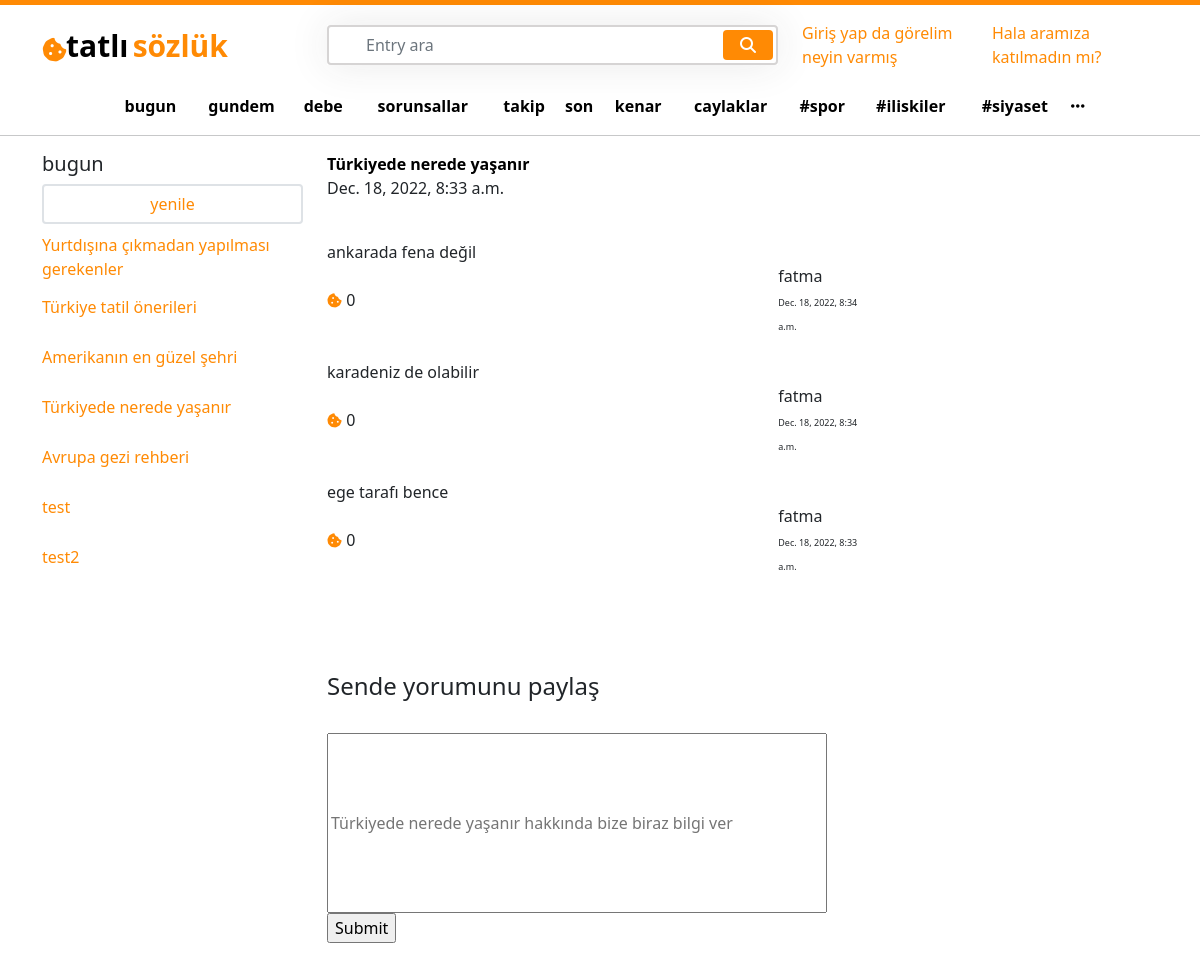
/Türkiyede nerede yaşanır/, run on the app's committed database.
### entry/models.py (models this page shows, shortened)
class Entry(models.Model):
    user = models.ForeignKey(User, on_delete=models.CASCADE)
    entry_slug =  models.CharField(max_length=85, blank=True, null=True)
    entry_name =  models.CharField(max_length=85, blank=True, null=True)
    created_at = models.DateTimeField(auto_now_add=True)
    updated_at = models.DateTimeField(auto_now=True)

class EntryComments(models.Model):
    writer = models.ForeignKey(User, on_delete=models.CASCADE)
    comment_body =  models.CharField(max_length=85, blank=True, null=True)
    commented_entry = models.ForeignKey(Entry, on_delete=models.CASCADE)
    likes_to_the_comment = models.PositiveIntegerField(default=0)
    created_at = models.DateTimeField(auto_now_add=True)

### user/models.py (models this page shows, shortened)
class User(AbstractBaseUser):
    email = models.EmailField(max_length=100, unique=True)
    username = models.CharField(max_length=50, unique=True)
    date_joined = models.DateTimeField(auto_now_add=True)
    last_login = models.DateTimeField(auto_now_add=True)
    created_date = models.DateTimeField(auto_now_add=True)
    modified_date = models.DateTimeField(auto_now=True)
    is_admin = models.BooleanField(default=True)
    is_staff = models.BooleanField(default=True)
    is_active = models.BooleanField(default=True)
    is_superadmin = models.BooleanField(default=True)
    USERNAME_FIELD = 'email'
    REQUIRED_FIELDS = ['username']
    objects = UserManager()

### entry/views.py (the view)
# urls.py: path('<str:pk>/', views.entry_detail, name='entry_detail'),
def entry_detail(request, pk):
    all_entries = Entry.objects.all()
    entry_detail = get_object_or_404(Entry, entry_name=pk)
    bring_entry_info = Entry.objects.filter(entry_name=pk)
    entry_comment = EntryComments.objects.filter(commented_entry__entry_name=pk).order_by('-created_at')
    if request.method == "POST":
        comment_body = request.POST['comment_body']
        new_comment = EntryComments.objects.create(commented_entry=entry_detail, comment_body=comment_body)
        new_comment.save()
    context = {
        'entry_detail' : entry_detail,
        "all_entries" :  all_entries,
        'bring_entry_info' : bring_entry_info,
        'entry_comment' :entry_comment,
    }
    return render(request, "entry_detail.html",context)

### templates/entry_detail.html (shortened to what this page needs)
{% extends 'base.html' %}
{% load static %}
{% block content %}
<div class="col-lg-6 ">
    <div class="row">
        {% for i in bring_entry_info %}
            <div class="col-lg-12">
                <a href="{% url 'entry_detail' i.id %}" >
                    <b style="color:black ;">  {{i.entry_name}}</b>
                </a>
            </div>
            <div class="col-lg-12">
                {{i.created_at}}
            </div>
            <div class="col-lg-12 mt-3">
                {% for a in entry_comment %}
                <div class="col-lg-12 mt-4">
                    {{a.comment_body}}
                </div>
                   <div class="row justify-content-between">
                        <div class="col-lg-3 my-auto">
                            <i class="fa-solid fa-cookie-bite" id="logo" style="font-size:15px ;"></i>
                            {{a.likes_to_the_comment}}
                        </div>
                        <div class="col-lg-5">
                            <div class="row justify-content-end">
                                <div class="col-lg-6">
                                    <div class="col-lg-12">
                                        {{a.commented_entry.user.username}}
                                    </div>
                                    <div class="col-lg-12">
                                       <small style="font-size: 9px;">{{a.created_at}}</small>
                                    </div>
                                </div>
                            </div>
                        </div>
                    </div>
                {% endfor %}
            </div>
        <div class="col-lg-12">
            <form action="" method="POST">
                <div class="col-lg-12">
                    <b>{{searched_entry}}</b><br><br><br><br>
                    <h4>Sende yorumunu paylaş </h4>
                     <br>
<input placeholder="{{i.entry_name}} hakkında bize biraz bilgi ver" name="comment_body" style="height:180px; width: 500px;"></input>{{form.comment_body}}
                    <br>
                    <input type="submit" value="Submit">
                </div>
            </form>
        </div>
        {% endfor %}
    </div>
</div>
{% endblock %}

### templates/base.html (shortened to what this page needs)
{% load static %}
<!DOCTYPE html>
<html lang="en">
<head>
    <link href="https://cdn.jsdelivr.net/npm/bootstrap@5.1.3/dist/css/bootstrap.min.css" rel="stylesheet">
    <link rel="stylesheet" href="https://cdnjs.cloudflare.com/ajax/libs/font-awesome/6.2.1/css/all.min.css" />
    <link rel="stylesheet" href="{% static 'css/home.css' %}">
</head>
<body>
    <div class="topline"></div>
    <div class="container mt-3">
        <div class="row d-flex align-items-center">
            <div class="col-lg-3">
                <div class="row">
                    <div class="col-lg-1" style="margin-top: 14px;">
                        <i class="fa-solid fa-cookie-bite" id="logo" style="font-size:25px ;"></i>
                    </div>
                    <div class="col-lg-10">
                        <a href="{% url 'home' %}">
                            <span class="logo_left p-0 m-0" style="color: black;">tatlı</span>
                            <span class="logo_right p-0 m-0">sözlük</span>
                        </a>
                    </div>
                </div>
            </div>
            <div class="col-5">
                <div class="search">
                    <form action="{% url 'entrypage' %}" method="POST">
                        <input type="text" class="form-control" name="searched_entry" placeholder="Entry ara">
                        <button type="submit" name="search_entry_button" value="Submit" class="btn btn-primary"><i class="fa fa-search"></i></button>
                    </form>
                </div>
            </div>
            <div class="col-lg-4">
                <div class="row justify-content-end">
                    {% if request.user.is_authenticated %}
                    <div class="col-lg-3 my-auto">
                        <a href="{% url 'user_page' %}" style="text-decoration: none;">
                            <i class="fa-regular fa-user" style=" color:  rgb(255, 138, 4);;"></i>
                            <span>{{request.user.username}}</span>
                        </a>
                    </div>
                    <div class="col-lg-3">
                        <button type="button" class="btn btn-primary topbtn">
                            <i class="fa-regular fa-message"></i>
                            <span>mesaj</span>
                        </button>
                    </div>
                    <div class="col-lg-3">
                        <button type="button" class="btn btn-primary topbtn">
                            <i class="fa-solid fa-arrow-trend-up"></i>
                            <span>olay</span>
                        </button>
                    </div>
                    <div class="col-lg-2 my-auto dots_for_box" >
                        <span style="cursor: pointer;">
                            <i class="fa-solid fa-ellipsis" style=" color:  rgb(255, 138, 4);;"></i>
                        </span>
                    </div>
                    <div class="base_box_top p-0" id="base_box_top">
                        <div class="row">
                            <a href="" style="color: black;" class="base_box_top_div">
                                <div class="col-lg-12 p-2">
                                    <span>kanallar</span>
                                </div>
                            </a>
                           <a href="" style="color: black;" class="base_box_top_div">
                                <div class="col-lg-12 p-2 ">
                                    <span>çöp</span>
                                </div>
                            </a>
                            <a href="" style="color: black;" class="base_box_top_div">
                                <div class="col-lg-12 p-2">
                                    <span>ayarlar</span>
                                </div>
                            </a>
                            <a href="" style="color: black;" class="base_box_top_div">
                                <div class="col-lg-12 p-2">
                                    <span>gece modu</spa>
                                </div>
                            </a>
                            <a href="" style="color: black;" class="base_box_top_div">
                                <div class="col-lg-12 p-2">
                                    <span>takip/engellenmiş</span>
                                </div>
                            </a>
                            <a href="{% url 'logout' %}" style="color: black;" class="base_box_top_div">
                                <div class="col-lg-12 p-2 ">
                                    <span>çıkış yap</span>
                                </div>
                            </a>
                        </div>
                    </div>
                    <div class="col-lg-12">
                        {% else %}
                        <a href="{% url 'login' %}" style="width: 50%;">Giriş yap da görelim neyin varmış</a>
                        <a href="{% url 'register' %}" style="width: 50%;">Hala aramıza katılmadın mı?</a>
                        {% endif %}
                    </div>
                </div>
            </div>
        </div>
        <div class="row justify-content-center mt-4">
            <table style="width:80%">
                <tr>
                  <td><a href="" class="td ">bugun</a></td>
                  <td><a href="" class="td">gundem</a></td>
                  <td><a href="" class="td">debe</a></td>
                  <td><a href="" class="td">sorunsallar</a></td>
                  <td><a href="" class="td">takip</a></td>
                  <td><a href="" class="td">son</a></td>
                  <td><a href="" class="td">kenar</a></td>
                  <td><a href="" class="td">caylaklar</a></td>
                  <td><a href="" class="td">#spor</a></td>
                  <td><a href="" class="td">#iliskiler</a></td>
                  <td><a href="" class="td">#siyaset</a></td>
                  <td><a href="" class="td"><i class="fa-solid fa-ellipsis"></i></a></td>
                </tr>
              </table>
        </div>
<hr>
<div class="container">
    <div class="row">
        <div class="col-lg-3 main_left">
            <div class="col-lg-12">
                <h5>bugun</h5>
            </div>
            <div class="col-lg-12">
                <button class="btn btn-light w-100 border border-2" style="background-color: transparent !important;">
                 <a href="" style=" text-decoration: none; color:  rgb(255, 138, 4);;">yenile</a>
                </button>
            </div>
            <div class="col-lg-12 mt-2">
                <ul class='p-0 ul_left'>
                        {% for i in all_entries %}
                        <li class="li">
                            <a href="{% url 'entry_detail' i.entry_name %}">
                            {{i.entry_name}}
                            </a>
                        </li>
                        {% endfor %}
                </ul>
            </div>
        </div>
{% block content %}
{% endblock %}
</body>
</html>

### static/css/home.css (style rules this page uses)
.topline { width: 100%; background-color: rgb(255, 138, 4); height: 5px; }
.logo_left { font-size: 30px; font-weight: 600; }
.logo_right { font-size: 30px; font-weight: 600; color: rgb(255, 138, 4); }
#logo { color: rgb(255, 138, 4); }
.search { position: relative; box-shadow: 0 0 40px rgba(51, 51, 51, .1); }
.search input { height: 40px; text-indent: 25px; border: 2px solid #d6d4d4; }
.search button { position: absolute; top: 5px; right: 5px; height: 30px; width: 50px; background: rgb(92, 4, 255); display: flex; align-items: center; justify-content: center; }
.td { font-weight: 600; font-size: 16px; color: black; text-decoration: none; display: flex; align-items: center; justify-content: center; }
.main_left { overflow-y: scroll; height:820px; scrollbar-color: rebeccapurple green; scrollbar-width: thin; }
.li { text-decoration: none; list-style: none; height: 50px; display: flex; align-items: center; }
button { background-color: rgb(255, 138, 4) !important; border: none !important; }
a { color: rgb(255, 138, 4);; text-decoration: none; }

### data on the page
Entry: entry_name "Yurtdışına çıkmadan yapılması gerekenler"
Entry: entry_name "Türkiye tatil önerileri"
Entry: entry_name "Amerikanın en güzel şehri"
Entry: entry_name "Türkiyede nerede yaşanır", created_at "Dec. 18, 2022, 8:33 a.m.", comment_body "Türkiyede nerede yaşanır hakkında bize biraz bilgi ver"
Entry: entry_name "Avrupa gezi rehberi"
Entry: entry_name "test"
Entry: entry_name "test2"
EntryComments: comment_body "ankarada fena değil", likes_to_the_comment "0", commented_entry.user.username "fatma", created_at "Dec. 18, 2022, 8:34 a.m."
EntryComments: comment_body "karadeniz de olabilir", likes_to_the_comment "0", commented_entry.user.username "fatma", created_at "Dec. 18, 2022, 8:34 a.m."
EntryComments: comment_body "ege tarafı bence", likes_to_the_comment "0", commented_entry.user.username "fatma", created_at "Dec. 18, 2022, 8:33 a.m."
